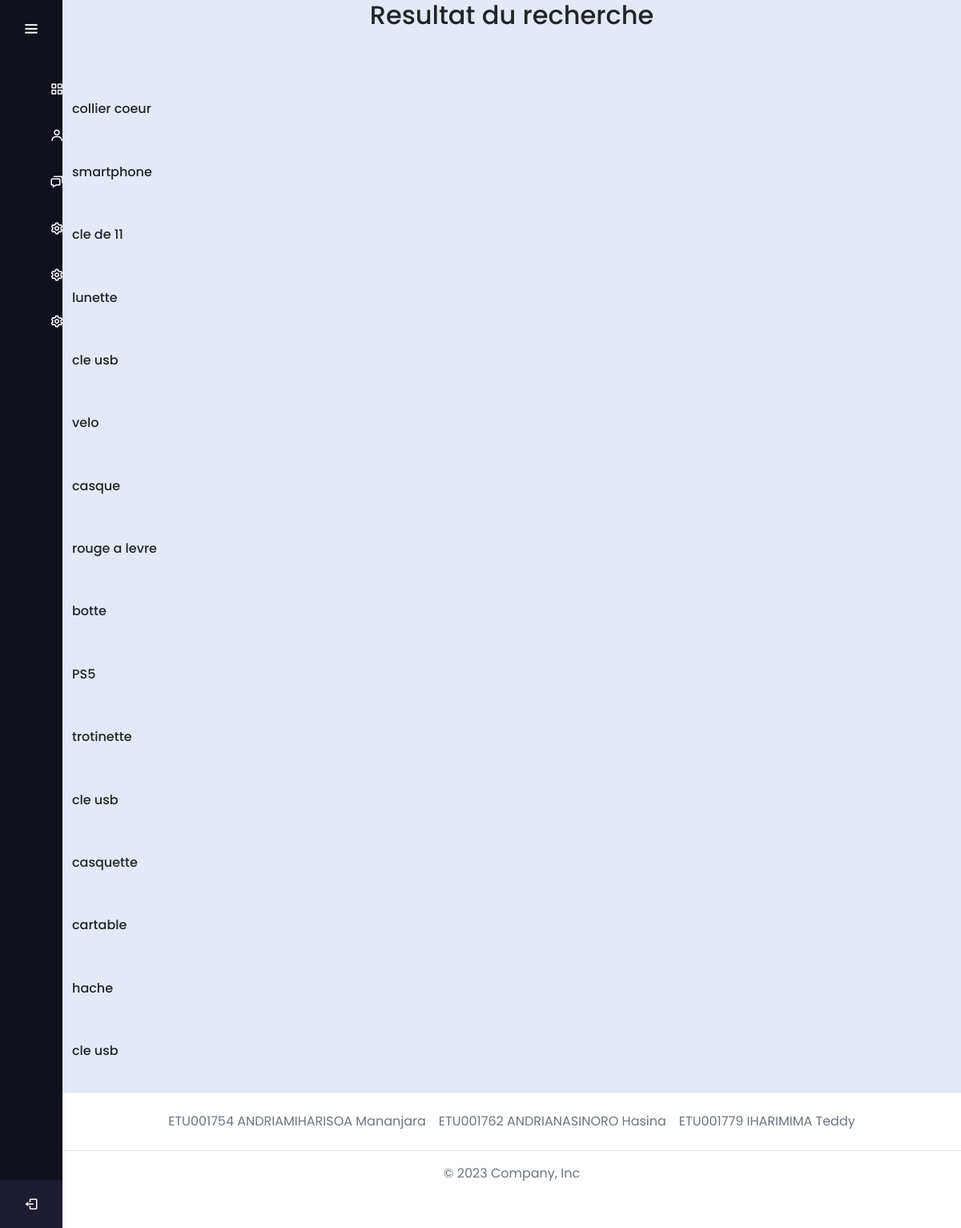
The page /index.php/login/recherche on the database its author committed.
### tables this page shows
create table objet(
    idobjet INT PRIMARY KEY AUTO_INCREMENT,
    idcategorie INT,
    iduser INT,
    nom VARCHAR(255),
    description TEXT,
    photo VARCHAR(255),
    prix DOUBLE,
    FOREIGN KEY (idcategorie) REFERENCES categorie(idcategorie),
    FOREIGN KEY (iduser) REFERENCES user(iduser)
);

### application/controllers/Login.php (called while the page is built, shortened)
<?php
class Login extends CI_Controller {
	public function recherche(){
		$solotena = $this->input->post('solotena');
		$categorie = $this->input->post('categorie');
		$this->load->model('Model_model');
		$data ['resultat'] = $this->Model_model->search_by_category($solotena,$categorie);
		$this->load->view('resultat',$data);
	}
}

### index.php (called while the page is built, shortened)
<?php
require_once BASEPATH.'core/CodeIgniter.php';

### application/models/Model_model.php (called while the page is built, shortened)
<?php
class Model_model extends CI_Model{
    public function search_by_category($keyword, $category){
        $this->db->select('*');
        $this->db->from('objet');
        $this->db->like('idcategorie', $category);
        $this->db->like('nom', $keyword);
        $query = $this->db->get();
        $tab = array();
            $i = 0;
        foreach($query->result_array() as $row){
            $tab[$i]['nom'] = $row['nom'];
            $tab[$i]['idcategorie'] = $row['idcategorie'];
            $tab[$i]['description'] = $row['description'];
            $tab[$i]['idobjet'] = $row['idobjet'];
            $tab[$i]['photo'] = $row['photo'];
            $tab[$i]['prix'] = $row['prix'];
            $tab[$i]['iduser'] = $row['iduser'];
            $i++;
        }
        return $tab;
    }
}
?>

### application/views/resultat.php (the view, shortened to what this page needs)
<!DOCTYPE html>
<html lang="en" dir="ltr">
  <head>
    <link rel="stylesheet" href="styleMenu.css">
   </head>
   <link href="<?php echo site_url('assets/dist/css/bootstrap.min.css'); ?>" rel="stylesheet">
   <link href='https://unpkg.com/boxicons@2.0.7/css/boxicons.min.css' rel='stylesheet'>
   <link href="<?php echo site_url('assets/style/headers.css');?>" rel="stylesheet">
   <link rel="stylesheet" href="<?php echo site_url('assets/fontawesome-5/css/all.css'); ?>">
   <link href='https://unpkg.com/boxicons@2.0.7/css/boxicons.min.css' rel='stylesheet'>
<link rel="stylesheet" href="<?php echo site_url('assets/css/styleAcceuil.css');?>">
<link rel="stylesheet" href="<?php echo site_url('assets/css/styleMenu.css'); ?>" />
<body>
<div class="sidebar">
    <div class="logo-details">
      <a href="<?php echo site_url('Login/acceuil/'.$_SESSION['iduser']); ?>"><div class="logo_name">Takalo</div></a>
        <i class='bx bx-menu' id="btn" ></i>
    </div>
    <ul class="nav-list">
      <li>
        <a href="<?php echo site_url('Login/autre/'.$_SESSION['iduser']); ?>">
          <i class='bx bx-grid-alt'></i>
        </a>
      </li>
      <li>
      <a href="<?php echo site_url('Login/accept'); ?>">
         <i class='bx bx-user' ></i>
       </a>
     </li>
     <li>
       <a href="<?php echo site_url('Login/demandeobjet'); ?>">
         <i class='bx bx-chat' ></i>
       </a>
     </li>
     <li>
       <a href="<?php echo site_url('Login/historique'); ?>">
         <i class='bx bx-cog' ></i>
       </a>
     </li>
     <li>
       <a href="<?php echo site_url('Login/echangeEff'); ?>">
         <i class='bx bx-cog' ></i>
       </a>
     </li>
     <li>
       <a href="<?php echo site_url('Login/logout'); ?>">
         <i class='bx bx-cog' ></i>
       </a>
     </li>
     <li class="profile">
         <div class="profile-details">
           <div class="name_job">
             <div class="name">Prem Shahi</div>
             <div class="job">Web designer</div>
           </div>
         </div>
         <i class='bx bx-log-out' id="log_out" ></i>
     </li>
    </ul>
  </div>
  <section class="home-section">
    <div class="container">
      <div class="search-box" style="text-align: center;">
          <h1 class="h2">Resultat du recherche</h1>
      </div><br>
      <br>
      <div class="images">
        <?php for ($i=0; $i < count($resultat); $i++) { ?>
            <div class="image-box" data-name="spiderman">
             <h6><?php echo $resultat[$i]['nom']; ?><br><a href="<?php  ?>" class="btn btn-drk"></a></h6>
        </div>
      <?php  } ?>
      </div>
    </div>
    <footer class="py-3 my-4" style="background-color: white;">
    <ul class="nav justify-content-center border-bottom pb-3 mb-3">
      <li class="nav-item"><a href="#" class="nav-link px-2 text-muted">ETU001754 ANDRIAMIHARISOA Mananjara </a></li>
      <li class="nav-item"><a href="#" class="nav-link px-2 text-muted">ETU001762 ANDRIANASINORO Hasina </a></li>
      <li class="nav-item"><a href="#" class="nav-link px-2 text-muted">ETU001779 IHARIMIMA Teddy</a></li>
    </ul>
    <p class="text-center text-muted">&copy; 2023 Company, Inc</p>
    </footer>
  </section>
</body>
</html>

### assets/css/styleMenu.css (style rules this page uses)
* { margin: 0; padding: 0; box-sizing: border-box; font-family: "Poppins" , sans-serif; }
.sidebar { position: fixed; left: 0; top: 0; height: 100%; width: 78px; background: #11101D; padding: 6px 14px; z-index: 99; transition: all 0.5s ease; }
.sidebar .logo-details { height: 60px; display: flex; align-items: center; position: relative; }
.sidebar .logo-details #btn { position: absolute; top: 50%; right: 0; transform: translateY(-50%); font-size: 22px; transition: all 0.4s ease; font-size: 23px; text-align: center; cursor: pointer; transition: all 0.5s ease; }
.sidebar i { color: #fff; height: 60px; min-width: 50px; font-size: 28px; text-align: center; line-height: 60px; }
.sidebar .nav-list { margin-top: 20px; height: 100%; }
.sidebar li { position: relative; margin: 8px 0; list-style: none; }
.sidebar li a { display: flex; height: 100%; width: 100%; border-radius: 12px; align-items: center; text-decoration: none; transition: all 0.4s ease; background: #11101D; }
.sidebar li i { height: 50px; line-height: 50px; font-size: 18px; border-radius: 12px; }
.sidebar li.profile { position: fixed; height: 60px; width: 78px; left: 0; bottom: -8px; padding: 10px 14px; background: #1d1b31; transition: all 0.5s ease; overflow: hidden; }
.sidebar li .profile-details { display: flex; align-items: center; flex-wrap: nowrap; }
.sidebar li.profile .name, .sidebar li.profile .job { font-size: 15px; font-weight: 400; color: #fff; white-space: nowrap; }
.sidebar li.profile .job { font-size: 12px; }
.sidebar .profile #log_out { position: absolute; top: 50%; right: 0; transform: translateY(-50%); background: #1d1b31; width: 100%; height: 60px; line-height: 60px; border-radius: 0px; transition: all 0.5s ease; }
.home-section { position: relative; background: #E4E9F7; min-height: 100vh; top: 0; left: 78px; width: calc(100% - 78px); transition: all 0.5s ease; z-index: 2; }

### rows shown on the page
objet: nom "collier coeur"
objet: nom "smartphone"
objet: nom "cle de 11"
objet: nom "lunette"
objet: nom "cle usb"
objet: nom "velo"
objet: nom "casque"
objet: nom "rouge a levre"
objet: nom "botte"
objet: nom "PS5"
objet: nom "trotinette"
objet: nom "cle usb"
objet: nom "casquette"
objet: nom "cartable"
objet: nom "hache"
objet: nom "cle usb"
